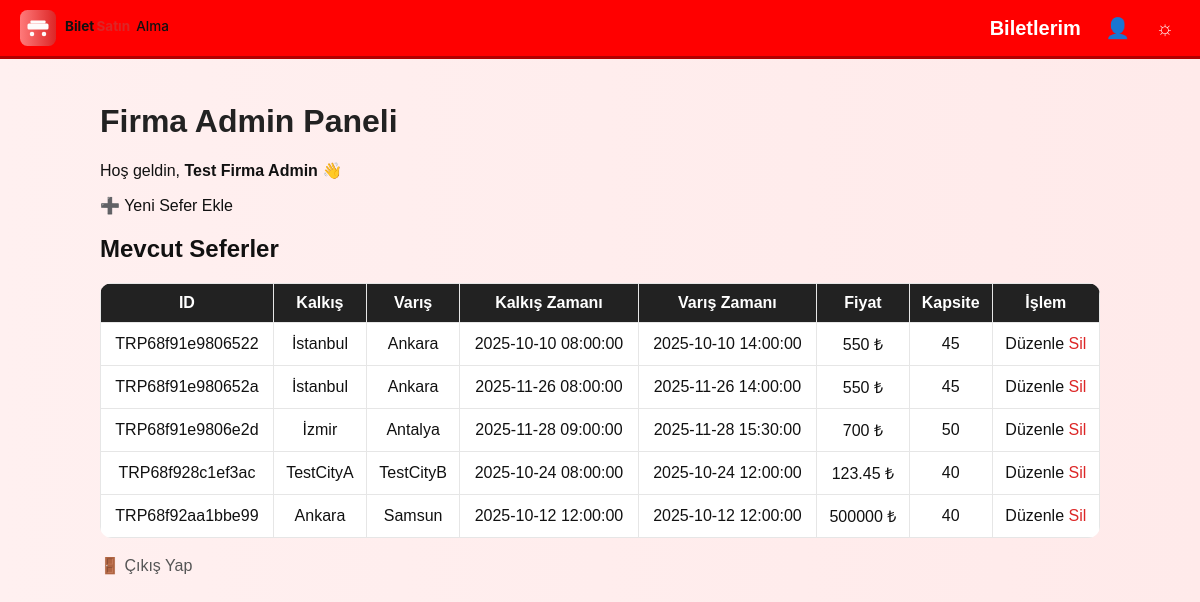
/company_admin.php (signed in), run on the app's committed database.
### tables this page shows
CREATE TABLE Trips (
            id TEXT PRIMARY KEY,
            company_id TEXT NOT NULL,
            destination_city TEXT NOT NULL,   
            arrival_time DATETIME NOT NULL,
            departure_time DATETIME NOT NULL,
            departure_city TEXT NOT NULL,
            price REAL NOT NULL,
            capacity INT NOT NULL,
            created_date TIMESTAMP DEFAULT CURRENT_TIMESTAMP,
            FOREIGN KEY(company_id) REFERENCES Bus_Company(id) ON DELETE CASCADE
        );

### company_admin.php (the view, shortened to what this page needs)
<?php
try {
    $db = new PDO('sqlite:database.db');
    $db->setAttribute(PDO::ATTR_ERRMODE, PDO::ERRMODE_EXCEPTION);
} catch (PDOException $e) {
    die("Veritabanına bağlanılamadı: " . $e->getMessage());
}
$company_id = $_SESSION['company_id'] ?? null;
$stmt = $db->prepare("SELECT * FROM Trips WHERE company_id = ?");
$stmt->execute([$company_id]);
$trips = $stmt->fetchAll(PDO::FETCH_ASSOC);
?>
<!DOCTYPE html>
<html lang="tr">
<head>
    <link rel="stylesheet" href="assets/style.css">
    <link rel="stylesheet" href="assets/company_admin.css">
</head>
<body>
<?php include __DIR__ . '/partials/navbar.php'; ?>
<div class="container admin-page">
    <h1>Firma Admin Paneli</h1>
    <p>Hoş geldin, <strong><?= htmlspecialchars($_SESSION['username']) ?></strong> 👋</p>
    <div class="admin-actions">
        <a class="btn" href="add_trip.php">➕ Yeni Sefer Ekle</a>
    </div>
    <h2>Mevcut Seferler</h2>
    <table class="table-admin">
    <tr>
        <th>ID</th>
        <th>Kalkış</th>
        <th>Varış</th>
        <th>Kalkış Zamanı</th>
        <th>Varış Zamanı</th>
        <th>Fiyat</th>
        <th>Kapsite</th>
        <th>İşlem</th>
    </tr>
    <?php foreach ($trips as $trip): ?>
        <tr>
            <td><?= $trip['id'] ?></td>
            <td><?= htmlspecialchars($trip['departure_city']) ?></td>
            <td><?= htmlspecialchars($trip['destination_city']) ?></td>
            <td><?= htmlspecialchars($trip['departure_time']) ?></td>
            <td><?= htmlspecialchars($trip['arrival_time']) ?></td>
            <td><?= htmlspecialchars($trip['price']) ?> ₺</td>
            <td><?= htmlspecialchars($trip['capacity']) ?></td>
            <td>
                <a class="btn" href="add_trip.php?id=<?= urlencode($trip['id']) ?>">Düzenle</a>
                <a class="delete-link" href="?delete=<?= $trip['id'] ?>" onclick="return confirm('Silmek istediğine emin misin?')">Sil</a>
            </td>
        </tr>
    <?php endforeach; ?>
</table>
    <p class="admin-footer"><a href="logout.php">🚪 Çıkış Yap</a></p>
</div>
</body>
</html>

### partials/navbar.php (shortened to what this page needs)
<header>
    <div class="nav-container">
        <a href="index.php" class="site-logo"><img src="logos/logo.svg" alt="Bilet"></a>
        <div class="nav-right">
            <?php if (isset($_SESSION['user_id'])): ?>
                <a href="my_tickets.php" class="nav-link">Biletlerim</a>
                <a href="my_account.php" class="account-icon" title="Hesabım">&#128100;</a>
            <?php else: ?>
                <a href="login.php" class="account-icon" title="Giriş Yap">&#128100;</a>
            <?php endif; ?>
            <button id="theme-toggle" class="theme-icon" title="Tema">&#9788;</button>
        </div>
    </div>
</header>

### assets/style.css (style rules this page uses)
body { font-family: 'Arial', sans-serif; margin: 0; padding: 0; background: linear-gradient(to right, #fff0f0, #ffeaea); color: #111; transition: all 0.3s ease; }
a { text-decoration: none; color: white; }
header { background-color: #FF0000; padding: 10px 20px; border-bottom: 3px solid #b30000; position: sticky; top: 0; z-index: 100; }
.nav-link { color: white; font-weight: bold; text-decoration: none; margin-right: 5px; transition: all 0.2s ease; }
.nav-container { display: flex; justify-content: flex-end; align-items: center; }
.site-logo { display: flex; align-items: center; margin-right: auto; }
.site-logo img, .site-logo svg { height: 36px; width: auto; display: block; }
.site-logo { transition: transform 0.18s ease, opacity 0.18s ease; }
.nav-right a, .nav-right button { margin-left: 15px; text-decoration: none; border: none; background: transparent; color: white; font-size: 20px; cursor: pointer; transition: all 0.2s ease; }
.container { width: 90%; max-width: 1000px; margin: 20px auto; }
a { text-decoration: none; color: inherit; }

### assets/company_admin.css (style rules this page uses)
.admin-page { padding: 24px 0; }
.admin-page h1 { color: #222; margin-top: 0; }
.table-admin { border-collapse: collapse; width: 100%; background: #fff; border-radius: 12px; overflow: hidden; }
.table-admin th, .table-admin td { border: 1px solid #e6e6e6; padding: 10px; text-align: center; }
.table-admin th { background: #222; color: #fff; }
.delete-link { color: #dc2626; text-decoration: none; }
.admin-footer { margin-top: 18px; }
.admin-footer a { color: #555; }

### data on the page
trips: id "TRP68f91e9806522", departure_city "İstanbul", destination_city "Ankara", departure_time "2025-10-10 08:00:00", arrival_time "2025-10-10 14:00:00", price "550", capacity "45"
trips: id "TRP68f91e980652a", departure_city "İstanbul", destination_city "Ankara", departure_time "2025-11-26 08:00:00", arrival_time "2025-11-26 14:00:00", price "550", capacity "45"
trips: id "TRP68f91e9806e2d", departure_city "İzmir", destination_city "Antalya", departure_time "2025-11-28 09:00:00", arrival_time "2025-11-28 15:30:00", price "700", capacity "50"
trips: id "TRP68f928c1ef3ac", departure_city "TestCityA", destination_city "TestCityB", departure_time "2025-10-24 08:00:00", arrival_time "2025-10-24 12:00:00", price "123.45", capacity "40"
trips: id "TRP68f92aa1bbe99", departure_city "Ankara", destination_city "Samsun", departure_time "2025-10-12 12:00:00", arrival_time "2025-10-12 12:00:00", price "500000", capacity "40"

### other printed values
$_SESSION['username'] "Test Firma Admin"
